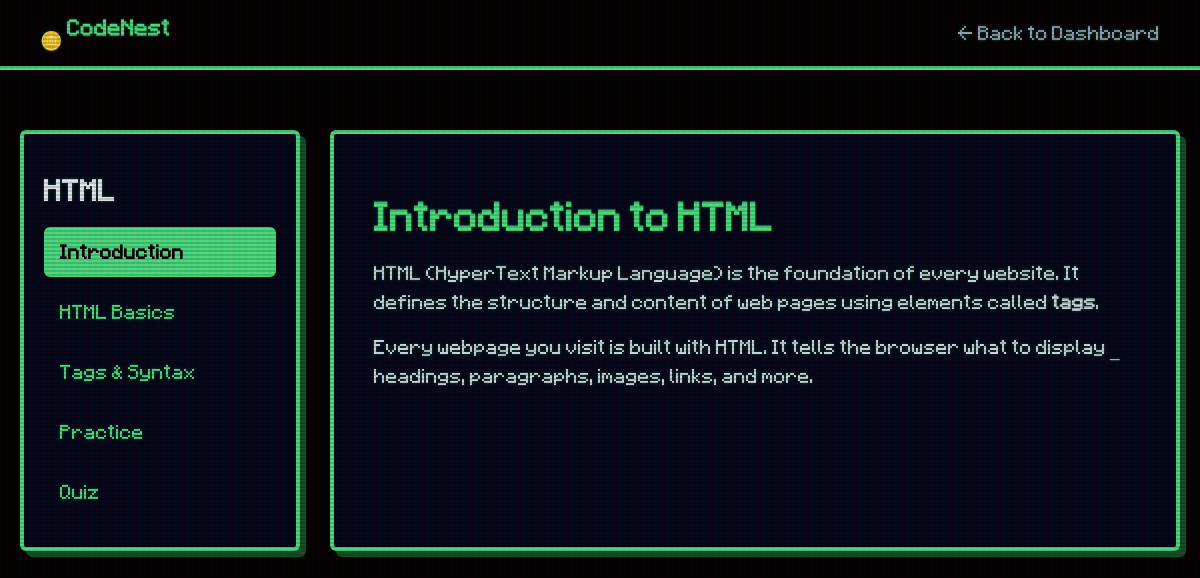
/lesson.php (signed in), run on the app's committed database.
### tables this page shows
CREATE TABLE IF NOT EXISTS `lessons` (
  `lesson_id`  int(11)      NOT NULL AUTO_INCREMENT,
  `course`     varchar(50)  NOT NULL,
  `slug`       varchar(50)  NOT NULL,
  `title`      varchar(100) NOT NULL,
  `content`    text         NOT NULL,
  `sort_order` int(11)      NOT NULL DEFAULT 0,
  PRIMARY KEY (`lesson_id`),
  UNIQUE KEY `course_slug` (`course`, `slug`)
);

### lesson.php (the view, shortened to what this page needs)
<?php
include 'db.php';
$allowed_courses = ['HTML', 'CSS', 'JavaScript', 'PHP', 'Java', 'C++'];
$course = (isset($_GET['course']) && in_array($_GET['course'], $allowed_courses, true))
    ? $_GET['course']
    : 'HTML';
$allowed_slugs = ['intro', 'basics', 'syntax', 'practice', 'quiz'];
$lesson_slug = (isset($_GET['lesson']) && in_array($_GET['lesson'], $allowed_slugs, true))
    ? $_GET['lesson']
    : 'intro';
$stmt = $conn->prepare(
    "SELECT title, content FROM lessons WHERE course = ? AND slug = ?"
);
$stmt->bind_param("ss", $course, $lesson_slug);
$stmt->execute();
$lesson = $stmt->get_result()->fetch_assoc();
$stmt = $conn->prepare(
    "SELECT slug, title FROM lessons WHERE course = ? ORDER BY sort_order ASC"
);
$stmt->bind_param("s", $course);
$stmt->execute();
$sidebarLessons = $stmt->get_result()->fetch_all(MYSQLI_ASSOC);
$safeCourse = htmlspecialchars($course, ENT_QUOTES, 'UTF-8');
include 'includes/head.php';
?>
<body class="dashboard-page">
<?php include 'includes/navbar_simple.php'; ?>
<div class="lesson-page">
  <div class="lesson-sidebar">
    <h2><?php echo $safeCourse; ?></h2>
    <?php foreach ($sidebarLessons as $item):
        $isActive = ($item['slug'] === $lesson_slug) ? 'active' : '';
        $href = 'lesson.php?course=' . urlencode($course) . '&lesson=' . urlencode($item['slug']);
    ?>
      <a href="<?php echo $href; ?>" class="lesson-item <?php echo $isActive; ?>">
        <?php echo htmlspecialchars($item['title'], ENT_QUOTES, 'UTF-8'); ?>
      </a>
    <?php endforeach; ?>
  </div>
  <div class="lesson-content">
    <?php if ($lesson): ?>
      <?php
      echo $lesson['content'];
      ?>
    <?php else: ?>
      <h1>Lesson Not Found</h1>
      <p>This lesson is not available yet. Check back soon!</p>
    <?php endif; ?>
  </div>
</div>
<?php include 'includes/footer.php'; ?>

### includes/head.php (shortened to what this page needs)
<!DOCTYPE html>
<html lang="en">
<head>
    <link rel="stylesheet" href="UI.css?v=3">
</head>

### includes/navbar_simple.php
<div class="navbar">
  <div class="nav-left">
    <a href="dashboard.php" class="logo-text" style="text-decoration:none;color:inherit;">🪙 CodeNest</a>
  </div>
  <div class="nav-right">
    <a href="dashboard.php" class="logout-btn">← Back to Dashboard</a>
  </div>
</div>

### includes/footer.php (shortened to what this page needs)
</body>
</html>

### UI.css (style rules this page uses)
:root { --bg-color: #000000; --card-bg: #020617; --primary-color: #4ade80; --text-color: #e2e8f0; --muted-color: #94a3b8; --shadow-color: #0f5127; --danger-color: #ff0000; --warning-color: #ffb000; --text-shadow-glow: 0 0 3px rgba(74, 222, 128, 0.4); --border-radius: 6px; }
*, *::before, *::after { box-sizing: border-box; }
html, body { margin: 0; padding: 0; min-height: 100%; width: 100%; background: var(--bg-color); color: var(--text-color); overflow-x: hidden; font-family: 'Minecraft', monospace; image-rendering: pixelated; text-shadow: var(--text-shadow-glow); }
body { min-height: 100vh; }
body::before { content: " "; display: block; position: fixed; top: 0; left: 0; bottom: 0; right: 0; background: linear-gradient(rgba(18, 16, 16, 0) 50%, rgba(0, 0, 0, 0.15) 50%), linear-gradient(90deg, rgba(255, 0, 0, 0.06), rgba(0, 255, 0, 0.02), rgba(0, 0, 255, 0.06)); z-index: 9999; background-size: 100% 4px, 6px 100%; pointer-events: none; }
.dashboard-page { display: block !important; width: 100%; min-height: 100vh; }
.navbar { width: 100%; height: 70px; background: var(--bg-color); border-bottom: 4px solid var(--primary-color); color: var(--primary-color); padding: 0 40px; box-sizing: border-box; display: flex; justify-content: space-between; align-items: center; position: sticky; top: 0; z-index: 1000; }
.nav-left, .nav-right { display: flex; align-items: center; gap: 25px; }
.logo-text { font-weight: bold; font-size: 18px; }
.nav-right { display: flex; align-items: center; gap: 15px; }
.logout-btn { text-decoration: none; color: var(--muted-color); transition: 0.2s; }
.lesson-page { display: flex; max-width: 1400px; margin: 40px auto; gap: 30px; padding: 20px; }
.lesson-sidebar { width: 280px; background: var(--card-bg); border: 4px solid var(--primary-color); box-shadow: 6px 6px 0 var(--shadow-color); border-radius: var(--border-radius); padding: 20px; height: fit-content; }
.lesson-sidebar h2 { margin-bottom: 20px; }
.lesson-item { display: block; padding: 14px 16px; margin-bottom: 10px; border-radius: var(--border-radius); text-decoration: none; color: var(--primary-color); background: transparent; transition: none; cursor: pointer; }
.lesson-item.active { background: var(--primary-color); color: var(--bg-color); font-weight: bold; }
.lesson-content { flex: 1; background: var(--card-bg); border: 4px solid var(--primary-color); box-shadow: 6px 6px 0 var(--shadow-color); border-radius: var(--border-radius); padding: 40px; }
.lesson-content h1 { margin-bottom: 20px; color: var(--primary-color); text-shadow: var(--text-shadow-glow); }
.lesson-content p { line-height: 1.8; color: #cbd5e1; }

### data on the page
lessons: title "Introduction", content "Introduction to HTML HTML (HyperText Markup Language) is the foundation of every website. It defines the structure and content of web pages using elements called tags . Every webpage you visit is built with HTML. It tells the browser what to display — headings, paragraphs, images, links, and more."
lessons: title "HTML Basics"
lessons: title "Tags & Syntax"
lessons: title "Practice"
lessons: title "Quiz"

### other printed values
$safeCourse "HTML"
